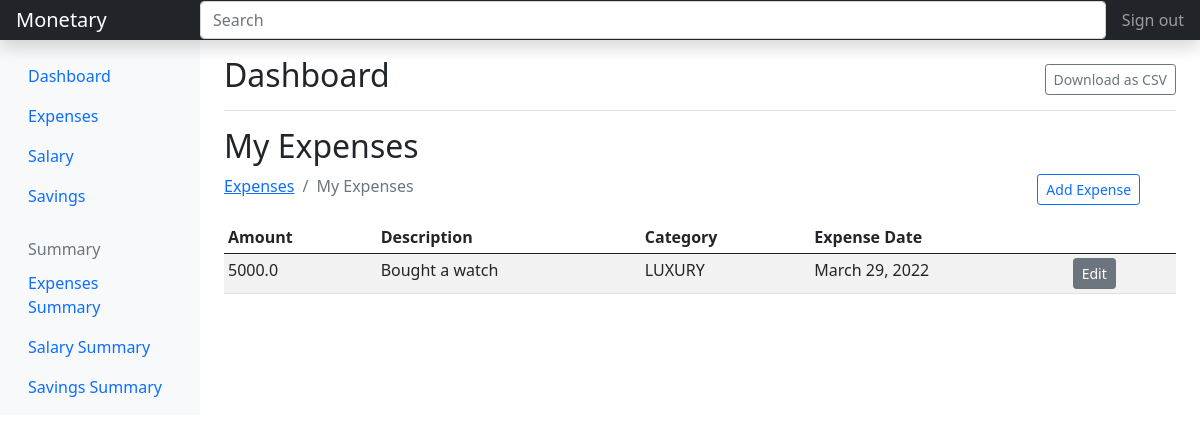
Before: / (signed in) with the older database file.
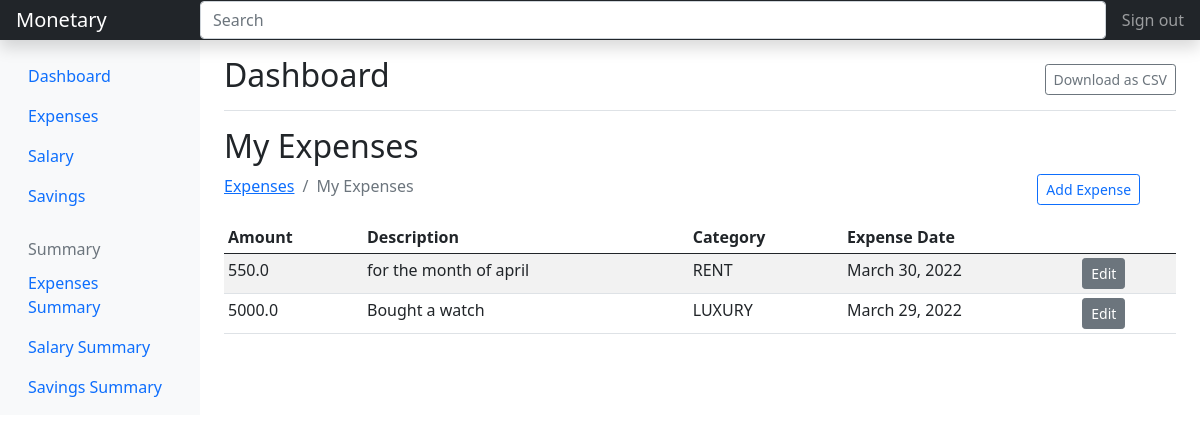
After: the same page with the newer database file.
### expenses/models.py (models this page shows, shortened)
class Expense(models.Model):
    amount = models.FloatField()
    date = models.DateField(default=now)
    description = models.TextField()
    owner = models.ForeignKey(to=User, on_delete=models.CASCADE)
    category = models.CharField(max_length=200)
    class Meta:
        ordering = ['-date']

### expenses/views.py (the view)
# urls.py: path('', views.index, name="expenses"),
@login_required(login_url='/accounts/login')
def index(request):
    categories = Category.objects.all()
    expenses = Expense.objects.filter(owner=request.user)
    paginator = Paginator(expenses, 5)
    page_num = request.GET.get('page')
    page_obj = Paginator.get_page(paginator, page_num)
    context = {
        'expenses': expenses,
        'page_obj': page_obj
    }
    return render(request, 'expenses/index.html', context)

### expenses/templates/expenses/index.html
{% extends 'base.html' %}
{% load static %}
{% block content %}
<div class="d-flex justify-content-between flex-wrap flex-md-nowrap align-items-center pt-3 pb-2 mb-3 border-bottom">
    <h1 class="h2">Dashboard</h1>
    <div class="btn-toolbar mb-2 mb-md-0">
       <a href="" class="btn btn-outline-secondary btn-sm">Download as CSV</a>
    </div>
</div>
<h2>My Expenses</h2>
<div class="row">
    <div class="col-md-10">
        <nav aria-label="breadcrumb">
            <ol class="breadcrumb">
                <li class="breadcrumb-item"><a href="">Expenses</a></li>
                <li class="breadcrumb-item active" aria-current="page">My Expenses</li>
            </ol>
        </nav>
    </div>
    <div class="col-md-2">
        <a href="{% url 'add-expenses' %}" class="btn btn-outline-primary btn-sm mb-3">Add Expense</a>
    </div>
</div>
<div class="table-responsive">
    <table class="table table-striped table-sm">
        <thead>
            <tr>
                <th>Amount</th>
                <th>Description</th>
                <th>Category</th>
                <th>Expense Date</th>
                <th></th>
            </tr>
        </thead>
        <tbody>
            {% for expense in page_obj %}
            <tr>
                <td>{{expense.amount}}</td>
                <td>{{expense.description}}</td>
                <td>{{expense.category}}</td>
                <td>{{expense.date}}</td>
                <td><a href="{% url 'expense-edit' expense.id %}" class="btn btn-secondary btn-sm">Edit</a></td>
            </tr>
            {% endfor %}
        </tbody>
    </table>
</div>
{% endblock %}

Changed rows visible on the page:
added Expense: amount "550.0", description "for the month of april", category "RENT", date "March 30, 2022"
